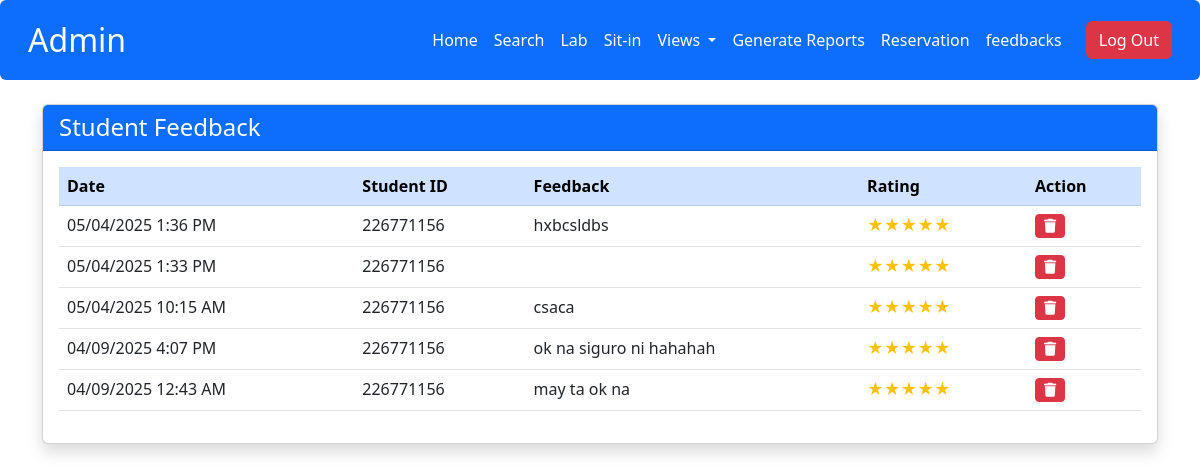
The app's page /admin/view_feedback.php with its own data.
### tables this page shows
CREATE TABLE `feedback` (
  `id` int(11) NOT NULL,
  `sit_id` int(11) DEFAULT NULL,
  `user_id` varchar(50) DEFAULT NULL,
  `rating` int(11) DEFAULT NULL,
  `message` text DEFAULT NULL,
  `created_at` datetime DEFAULT current_timestamp(),
  `status` varchar(20) DEFAULT 'pending'
);

CREATE TABLE `user` (
  `id` int(11) NOT NULL,
  `lname` varchar(50) DEFAULT NULL,
  `fname` varchar(50) DEFAULT NULL,
  `MName` varchar(50) DEFAULT NULL,
  `Course` varchar(50) DEFAULT NULL,
  `Level` varchar(10) DEFAULT NULL,
  `username` varchar(50) DEFAULT NULL,
  `password` varchar(255) NOT NULL,
  `image` varchar(255) DEFAULT NULL,
  `email` varchar(100) NOT NULL,
  `address` varchar(255) DEFAULT NULL,
  `role` enum('admin','user') NOT NULL DEFAULT 'user',
  `remaining_session` int(11) NOT NULL DEFAULT 30,
  `points` int(11) DEFAULT 0
);

### admin/view_feedback.php (the view, shortened to what this page needs)
<?php
include('db.php');
include('admin_navbar.php');
?>
<!DOCTYPE html>
<html lang="en">
<head>
    <link rel="stylesheet" href="https://cdn.jsdelivr.net/npm/bootstrap@5.3.0/dist/css/bootstrap.min.css">
    <link rel="stylesheet" href="https://cdnjs.cloudflare.com/ajax/libs/font-awesome/6.5.1/css/all.min.css">
    <link rel="stylesheet" href="https://cdn.jsdelivr.net/npm/sweetalert2@11/dist/sweetalert2.min.css">
</head>
<body>
    <div class="container mt-4">
        <div class="card shadow">
            <div class="card-header bg-primary text-white">
                <h4 class="mb-0">Student Feedback</h4>
            </div>
            <div class="card-body">
                <div class="table-responsive">
                    <table class="table table-hover">
                        <thead class="table-primary">
                            <tr>
                                <th>Date</th>
                                <th>Student ID</th>
                                <th>Feedback</th>
                                <th>Rating</th>
                                <th>Action</th>
                            </tr>
                        </thead>
                        <tbody>
                            <?php
                            $query = "SELECT f.*, u.fname, u.lname, u.id as student_id,
                                    DATE_FORMAT(f.created_at, '%m/%d/%Y %l:%i %p') as formatted_date
                                    FROM feedback f
                                    LEFT JOIN user u ON f.user_id = u.username
                                    ORDER BY f.created_at DESC";
                            $result = mysqli_query($con, $query);
                            if ($result && $result->num_rows > 0) {
                                while($row = mysqli_fetch_assoc($result)) {
                                    $rating = intval($row['rating']);
                                    $rating_stars = str_repeat('★', $rating) . str_repeat('☆', 5 - $rating);
                                    echo "<tr>
                                            <td>{$row['formatted_date']}</td>
                                            <td>{$row['student_id']}</td>
                                            <td>" . htmlspecialchars($row['message']) . "</td>
                                            <td><span class='text-warning'>{$rating_stars}</span></td>
                                            <td>
                                                <button type='button' class='btn btn-danger btn-sm' onclick='deleteFeedback({$row['id']})'>
                                                    <i class='fas fa-trash'></i>
                                                </button>
                                            </td>
                                        </tr>";
                                }
                            } else {
                                echo "<tr><td colspan='5' class='text-center'>No feedback available</td></tr>";
                            }
                            ?>
                        </tbody>
                    </table>
                </div>
            </div>
        </div>
    </div>
</body>
</html>

### records on screen
feedback: formatted_date "05/04/2025 1:36 PM", user.id "226771156", message "hxbcsldbs", rating "★★★★★"
feedback: formatted_date "05/04/2025 1:33 PM", user.id "226771156", rating "★★★★★"
feedback: formatted_date "05/04/2025 10:15 AM", user.id "226771156", message "csaca", rating "★★★★★"
feedback: formatted_date "04/09/2025 4:07 PM", user.id "226771156", message "ok na siguro ni hahahah", rating "★★★★★"
feedback: formatted_date "04/09/2025 12:43 AM", user.id "226771156", message "may ta ok na", rating "★★★★★"
